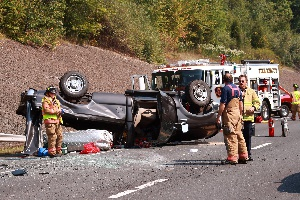
#> input picture data/test_set/LR/img_0011.jpg, 300 x 200 px; its folder holds only this picture in this run
$ python 'image sizing.py'
#> lines starting #> are read from the running program, lines starting #| are printed output that depends on the picture
#!/usr/bin/env python
# coding: utf-8

# In[2]:


import cv2
import os
import glob
import matplotlib.pyplot as plt
import numpy as np


# In[3]:


os.getcwd()


# In[4]:


path = '/home/ed2801/train_img'


# In[5]:


os.chdir(path)


# In[6]:


im_dir = os.path.join(os.getcwd(), "LR")
paths = glob.glob(os.path.join(im_dir, "*.jpg"))
paths = list(paths)


# In[7]:


#paths = get_paths("LR")


# In[8]:


img = paths[0]


# In[9]:


img


# In[10]:


LR=cv2.imread(img)
#> LR is the input picture: shape (200, 300, 3); mean B, G, R 94.2, 108.2, 123.3


# In[11]:


type(LR)


# In[12]:


LR.shape


# In[13]:


plt.imshow(LR)


# In[14]:


height = LR.shape[0]//16
#> height = 12
height


# In[15]:


width = LR.shape[1]//16
#> width = 18
width


# In[16]:


dim = (width*16, height*16)
#> dim = (288, 192)


# In[227]:


dim


# In[17]:


cubic = cv2.resize(LR, dim, interpolation = cv2.INTER_CUBIC)
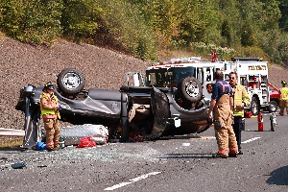
#> cubic: shape (192, 288, 3); mean B, G, R 94.3, 108.2, 123.3


# In[18]:


cubic.shape


# In[19]:


plt.imshow(cubic)


# In[20]:


image_size = 16
color_dim = 3
step = 1
padding = 0

LR_sequence = []
h, w, c = cubic.shape
#> h = 192; w = 288; c = 3


# In[21]:


nx, ny = 0, 0
for x in range(0, h - image_size, image_size):
    nx += 1; ny = 0
    for y in range(0, w - image_size, image_size):
        ny += 1
#> after the loop, nx = 11


# In[22]:


nx, ny #13-1, 17-1


# In[23]:


LR_sequence


# In[24]:


len(LR_sequence)


# In[25]:


12*16


# In[26]:


LR_sequence = []
nx, ny = 0,0
for x in range(2):
    x = nx
    ny = 0
    for y in range(2):
        y = ny
        iimg = cubic[x : x + 104, y : y + 136]
        nx =+ 104
        ny =+ 136
    #iimg = iimg/255.0
        LR_sequence.append(iimg)
#> after the loop, LR_sequence = 4 items


# In[27]:


len(LR_sequence)


# In[28]:


type(LR_sequence)


# In[29]:


test = LR_sequence[0]


# In[30]:


type(test)


# In[31]:


test.shape


# In[32]:


test = LR_sequence[2]
#> test: shape (88, 136, 3)
plt.imshow(test)
#test


# In[33]:


test = LR_sequence[1]
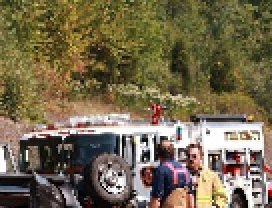
#> test: shape (104, 136, 3) (shown 2 times larger); mean of channels 0, 1, 2 79, 105.6, 117.2; drawn as B, G, R
plt.imshow(test)
#test


# In[34]:


test = LR_sequence[2]
plt.imshow(test)
#test


# In[42]:


v = np.concatenate(LR_sequence[0:2], axis=1)
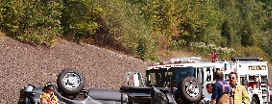
#> v: shape (104, 272, 3); mean of channels 0, 1, 2 80, 104, 120.4; drawn as B, G, R
v2 = np.concatenate(LR_sequence[2:4], axis=1)
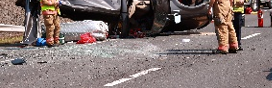
#> v2: shape (88, 272, 3); mean of channels 0, 1, 2 112.2, 114.4, 128.4; drawn as B, G, R


# In[43]:


l = [v,v2]


# In[45]:


v3 = np.concatenate(l, axis=0)
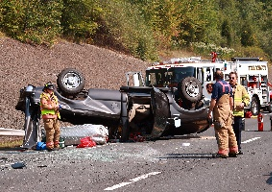
#> v3: shape (192, 272, 3); mean of channels 0, 1, 2 94.7, 108.8, 124; drawn as B, G, R


# In[46]:


plt.imshow(v3)


# In[80]:


cubic.shape


# In[159]:


LR_sequence = []
xn = 0
xy = 0
for x in range(0,208,104):
    xn+=1
    for y in range(0,272,68):
        iimg = cubic[x : x + 104, y : y + 68]


        LR_sequence.append(iimg)
#> after the loop, LR_sequence = 8 items; xn = 2


# In[160]:


len(LR_sequence)


# In[161]:


xn


# In[162]:


xy


# In[178]:


test = LR_sequence[7]
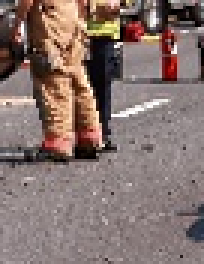
#> test: shape (88, 68, 3) (shown 3 times larger); mean of channels 0, 1, 2 109.8, 114.6, 133.6; drawn as B, G, R
plt.imshow(test)


# In[195]:


def divide_chunks(l, n):
    for i in range(0, len(l), n):
        yield l[i:i + n]
n = 4
x = list(divide_chunks(LR_sequence, n))
#> x = 2 items
len(x)


# In[197]:


row_list = []
for r in range(len(x)):
    row = np.concatenate(x[r], axis=1)
    row_list.append(row)
#> this loop made 2 passes
#> after the loop, row_list = 2 items


# In[198]:


len(row_list)


# In[199]:


plt.imshow(row_list[1])


# In[200]:


v3 = np.concatenate(row_list, axis=0)


# In[201]:


plt.imshow(v3)


# SO WE HAVE

# In[207]:


LR_sequence = []
xn = 0
xy = 0
for x in range(0,208-16,16):
    xn+=1
    for y in range(0,272-16,16):
        iimg = cubic[x : x + 16, y : y + 16]


        LR_sequence.append(iimg)
#> after the loop, LR_sequence = 192 items; xn = 12


# In[209]:


len(LR_sequence)


# In[210]:


xn


# In[215]:


xy = int(len(LR_sequence)/xn)
#> xy = 16
xy


# In[219]:


test = LR_sequence[2]
plt.imshow(test)


# In[220]:


x = list(divide_chunks(LR_sequence, xy))
#> x = 12 items
len(x)


# In[221]:


row_list = []
for r in range(len(x)):
    row = np.concatenate(x[r], axis=1)
    row_list.append(row)
#> this loop made 12 passes
#> after the loop, row_list = 12 items


# In[222]:


len(row_list)


# In[224]:


plt.imshow(row_list[0])


# In[225]:


v3 = np.concatenate(row_list, axis=0)
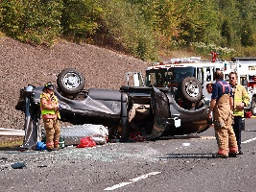
#> v3: shape (192, 256, 3); mean of channels 0, 1, 2 94.4, 108.5, 123.9; drawn as B, G, R


# In[226]:


plt.imshow(v3)


# In[ ]:


# In[ ]:


# In[ ]:


# In[ ]:


# In[ ]:


# In[ ]:


# In[ ]:


# In[ ]:


# In[ ]:


# In[ ]:


# In[ ]:


# In[57]:


v1 = LR_sequence[0]
v2 = LR_sequence[1]

#> (the run stopped early here; a loop or call above may not have finished)

$ run again, on data/test_set/LR/img_0071.jpg
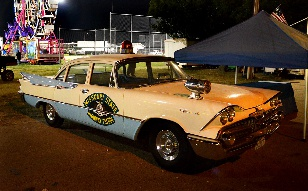
#> input picture data/test_set/LR/img_0071.jpg, 308 x 191 px
#> LR is the input picture: shape (191, 308, 3); mean B, G, R 42.2, 59.6, 80.1
#> after the loop `for x in range(2):`: LR_sequence = 4 items
#> after the loop `for x in range(0,208,104):`: LR_sequence = 8 items; xn = 2
#> `test = LR_sequence[7]`:
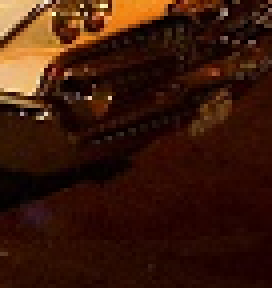
#> test: shape (72, 68, 3) (shown 4 times larger); mean of channels 0, 1, 2 11.4, 25, 58.7; drawn as B, G, R
#> `x = list(divide_chunks(LR_sequence, n))`: x = 2 items
#> the loop `for r in range(len(x)):` made 2 passes
#> after the loop `for x in range(0,208-16,16):`: LR_sequence = 192 items; xn = 12
#> xy = 16
#> `x = list(divide_chunks(LR_sequence, xy))`: x = 12 items
#> the loop `for r in range(len(x)):` made 12 passes
#> `v3 = np.concatenate(row_list, axis=0)`:
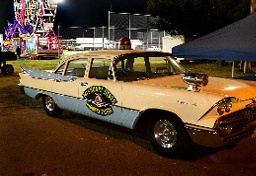
#> v3: shape (176, 256, 3); mean of channels 0, 1, 2 46.3, 65, 85.3; drawn as B, G, R

$ run again, on data/test_set/LR/img_0072.jpg
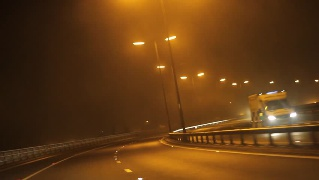
#> input picture data/test_set/LR/img_0072.jpg, 319 x 180 px
#> LR is the input picture: shape (180, 319, 3); mean B, G, R 21, 59.4, 99.1
#> after the loop `for x in range(2):`: LR_sequence = 4 items
#> after the loop `for x in range(0,208,104):`: LR_sequence = 8 items; xn = 2
#> `test = LR_sequence[7]`:
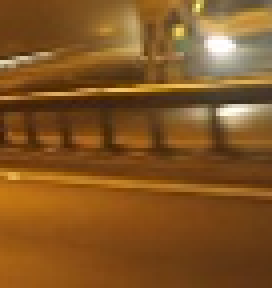
#> test: shape (72, 68, 3) (shown 4 times larger); mean of channels 0, 1, 2 35.5, 85.1, 130.4; drawn as B, G, R
#> `x = list(divide_chunks(LR_sequence, n))`: x = 2 items
#> the loop `for r in range(len(x)):` made 2 passes
#> after the loop `for x in range(0,208-16,16):`: LR_sequence = 192 items; xn = 12
#> xy = 16
#> `x = list(divide_chunks(LR_sequence, xy))`: x = 12 items
#> the loop `for r in range(len(x)):` made 12 passes
#> `v3 = np.concatenate(row_list, axis=0)`:
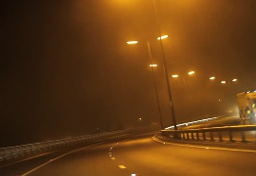
#> v3: shape (176, 256, 3); mean of channels 0, 1, 2 19.1, 59.5, 101.4; drawn as B, G, R

$ run again, on data/test_set/LR/img_0092.jpg
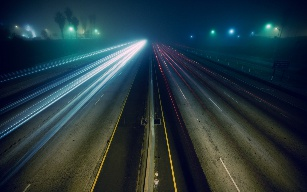
#> input picture data/test_set/LR/img_0092.jpg, 307 x 192 px
#> LR is the input picture: shape (192, 307, 3); mean B, G, R 64.3, 56.5, 36.3
#> after the loop `for x in range(2):`: LR_sequence = 4 items
#> after the loop `for x in range(0,208,104):`: LR_sequence = 8 items; xn = 2
#> `x = list(divide_chunks(LR_sequence, n))`: x = 2 items
#> the loop `for r in range(len(x)):` made 2 passes
#> after the loop `for x in range(0,208-16,16):`: LR_sequence = 192 items; xn = 12
#> xy = 16
#> `x = list(divide_chunks(LR_sequence, xy))`: x = 12 items
#> the loop `for r in range(len(x)):` made 12 passes
#> `v3 = np.concatenate(row_list, axis=0)`:
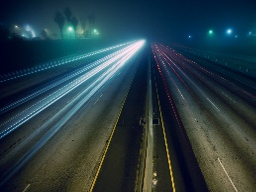
#> v3: shape (192, 256, 3); mean of channels 0, 1, 2 68.5, 61.3, 40.1; drawn as B, G, R
